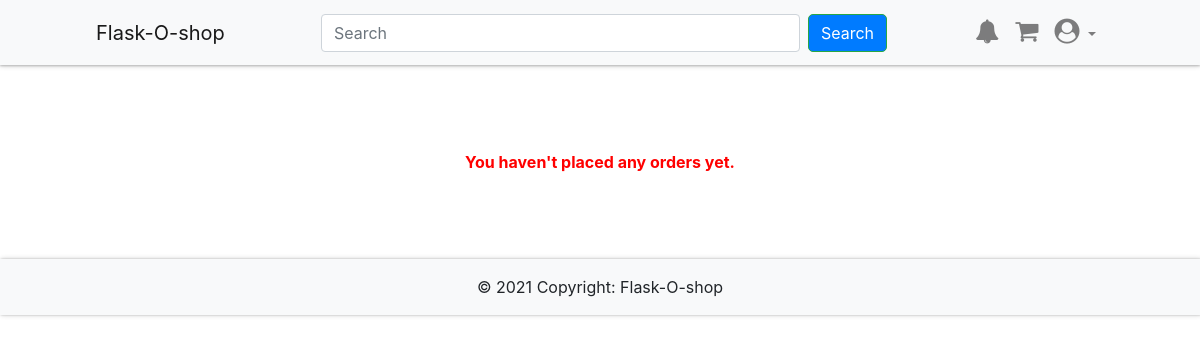
The page /orders (signed in) on the database as committed earlier.
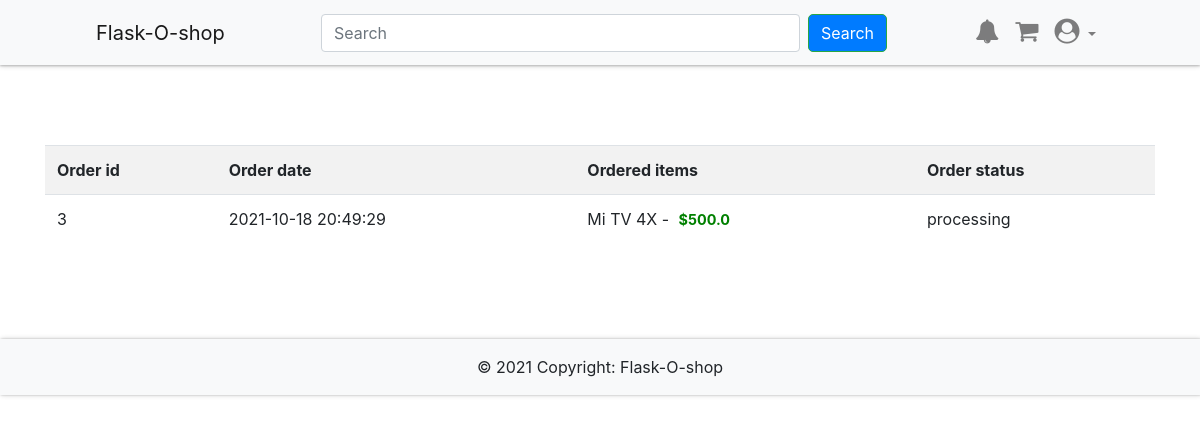
The same page on the database as committed later.
### app/db_models.py (models this page shows)
class Order(db.Model):
	__tablename__ = "orders"
	id = db.Column(db.Integer, primary_key=True)
	uid = db.Column(db.Integer, db.ForeignKey('users.id'), nullable=False)
	date = db.Column(db.DateTime, nullable=False)
	status = db.Column(db.String(50), nullable=False)
	items = db.relationship("Ordered_item", backref="order")

class Ordered_item(db.Model):
	__tablename__ = "ordered_items"
	id = db.Column(db.Integer, primary_key=True)
	oid = db.Column(db.Integer, db.ForeignKey('orders.id'), nullable=False)
	itemid = db.Column(db.Integer, db.ForeignKey('items.id'), nullable=False)

class Item(db.Model):
	__tablename__ = "items"
	id = db.Column(db.Integer, primary_key=True)
	name = db.Column(db.String(100), nullable=False)
	price = db.Column(db.Float, nullable=False)
	category = db.Column(db.Text, nullable=False)
	image = db.Column(db.String(250), nullable=False)
	details = db.Column(db.String(250), nullable=False)
	price_id = db.Column(db.String(250), nullable=False)
	orders = db.relationship("Ordered_item", backref="item")

### app/__init__.py (the view)
@app.route('/orders')
@login_required
def orders():
	return render_template('orders.html', orders=current_user.orders)

### app/__init__.py (called while the page is built)
@app.context_processor
def inject_now():
	return {'now': datetime.utcnow()}

@login_manager.user_loader
def load_user(user_id):
	return User.query.get(user_id)

### app/templates/orders.html (shortened to what this page needs)
{% extends "base.html" %}
{% block content %}
    {% if not orders %}
		<div class="flash-error">You haven't placed any orders yet.</div>
	{% else %}
    <table class="table table-striped">
        <tr>
            <th>Order id</th>
            <th>Order date</th>
			<th>Ordered items</th>
			<th>Order status</th>
        </tr>
    {% for order in orders %}
        <tr>
            <td>{{ order.id }}</td>
            <td>{{ order.date.strftime('%Y-%m-%d %H:%M:%S') }}</td>
			<td>
				{% for i in order.items %}
					{{ i.item.name }} - <span class="details success">${{ i.item.price }}</span><br>
				{% endfor %}
			</td>
			<td>{{ order.status }}</td>
        </tr>
    {% endfor %}
    </table>
	{% endif %}
{% endblock %}

Rows that differ between the two databases and show on the page:
added Order: id "3", date "2021-10-18 20:49:29", status "processing"
added Ordered_item: item.name "Mi TV 4X", item.price "500.0"
Other text that changed with them:
text no longer shown: "You haven't placed any orders yet."
text now shown: "Order id Order date Ordered items Order status"
